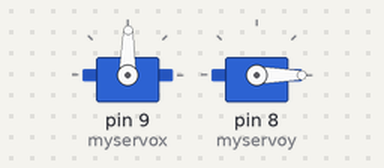
Recording of a sketch running on a simulated Arduino Uno, built with avr-gcc and run on an emulated ATmega328P. Shown: 2 × servo.

Above: at 0.05 s.
At 2.5 s:
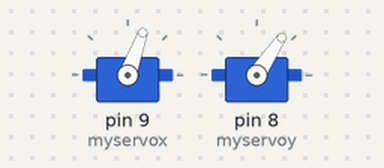
At 4.95 s:
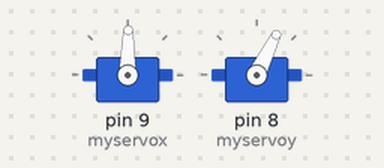
At 9.9 s:
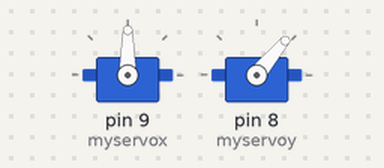
Timing chart, 0 to 12.9 s (numbered marks = the images above):
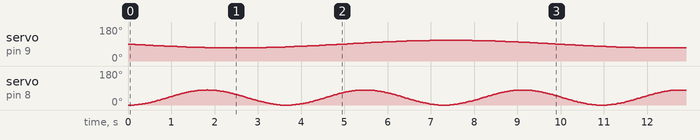

The sketch:

circle.ino
```cpp
#include <Servo.h>

Servo myservox, myservoy; // create servo object to control a servo
// a maximum of eight servo objects can be created

void setup () {

  myservox.attach(9);
  myservoy.attach(8);
}
float anglex, angley;

void loop () {
  float anglex, angley;
  anglex = 90.0 - 20.0 * sin( (float) millis() / 1580.0 );
  angley = 40.0 - 40.0 * cos( (float) millis() / 580.0 );
  myservox.write(anglex);
  myservoy.write(angley);
  delay(15);
}
```
